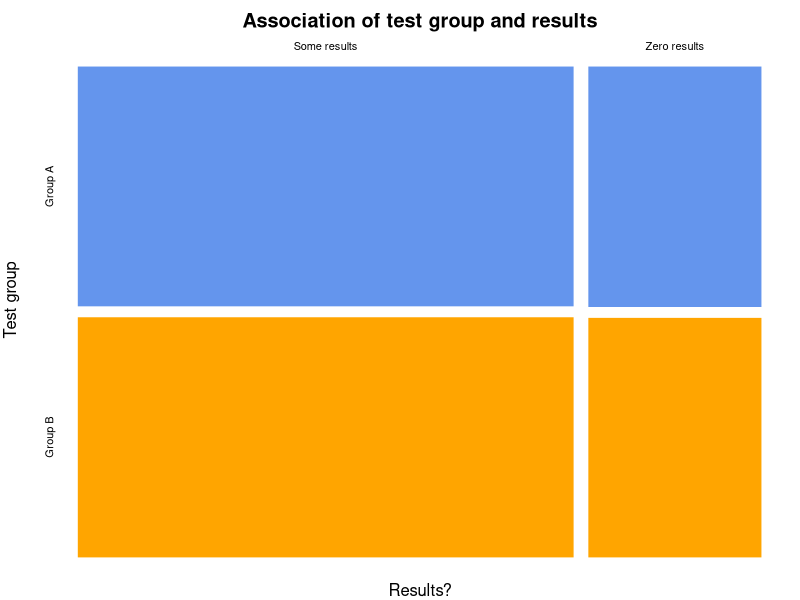

Recreate this plot in R.
## ---- chunk 1
x <- matrix(c(2006695, 2009528, 705181, 702472), nrow = 2, byrow = FALSE)
rownames(x) <- c("Group A", "Group B")
colnames(x) <- c("Some results","Zero results")
par(mar = c(2, 2, 2, 0)) # c(5, 4, 4, 2) + 0.1 # c(bottom, left, top, right)
mosaicplot(t(x), color = c("cornflowerblue", "orange"), border = "white",
           main = "Association of test group and results",
           xlab = "Results?", ylab = "Test group", margin = NULL)
